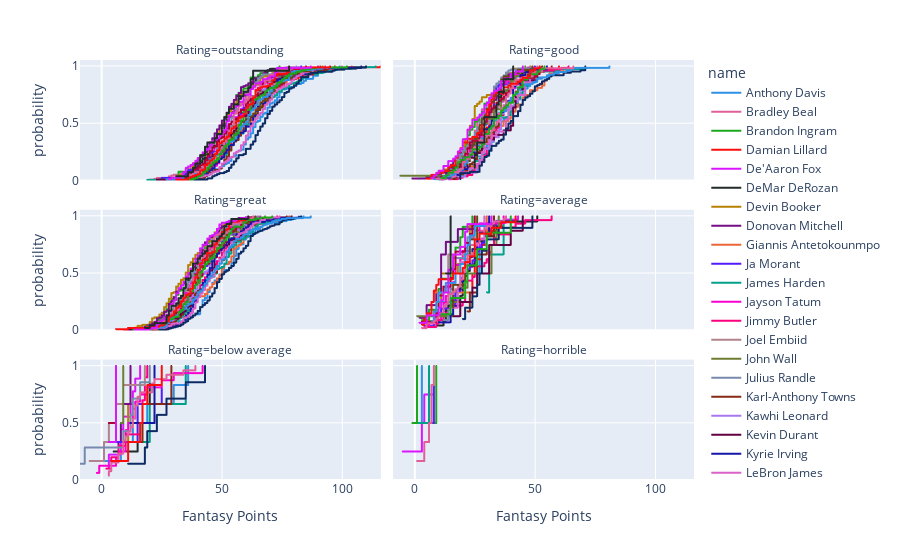

Notebook cell for this chart:
### Code cell
px.ecdf(box_scores[(box_scores['name'].isin(outstanding)) & (box_scores['game_day'].dt.year>2017)],
x='Fantasy Points',color='name',facet_col='Rating',facet_col_wrap=2,
color_discrete_sequence=px.colors.qualitative.Dark24)
